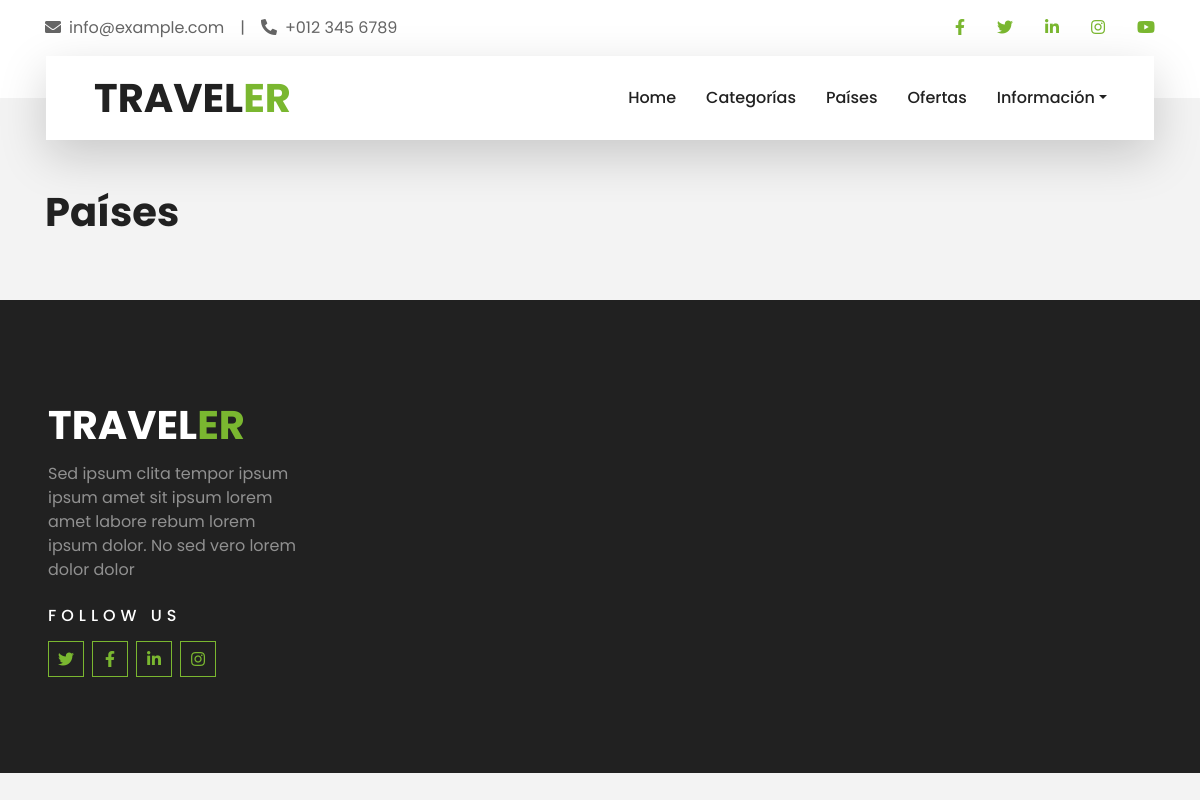
Before: /paises/ with the older database file.
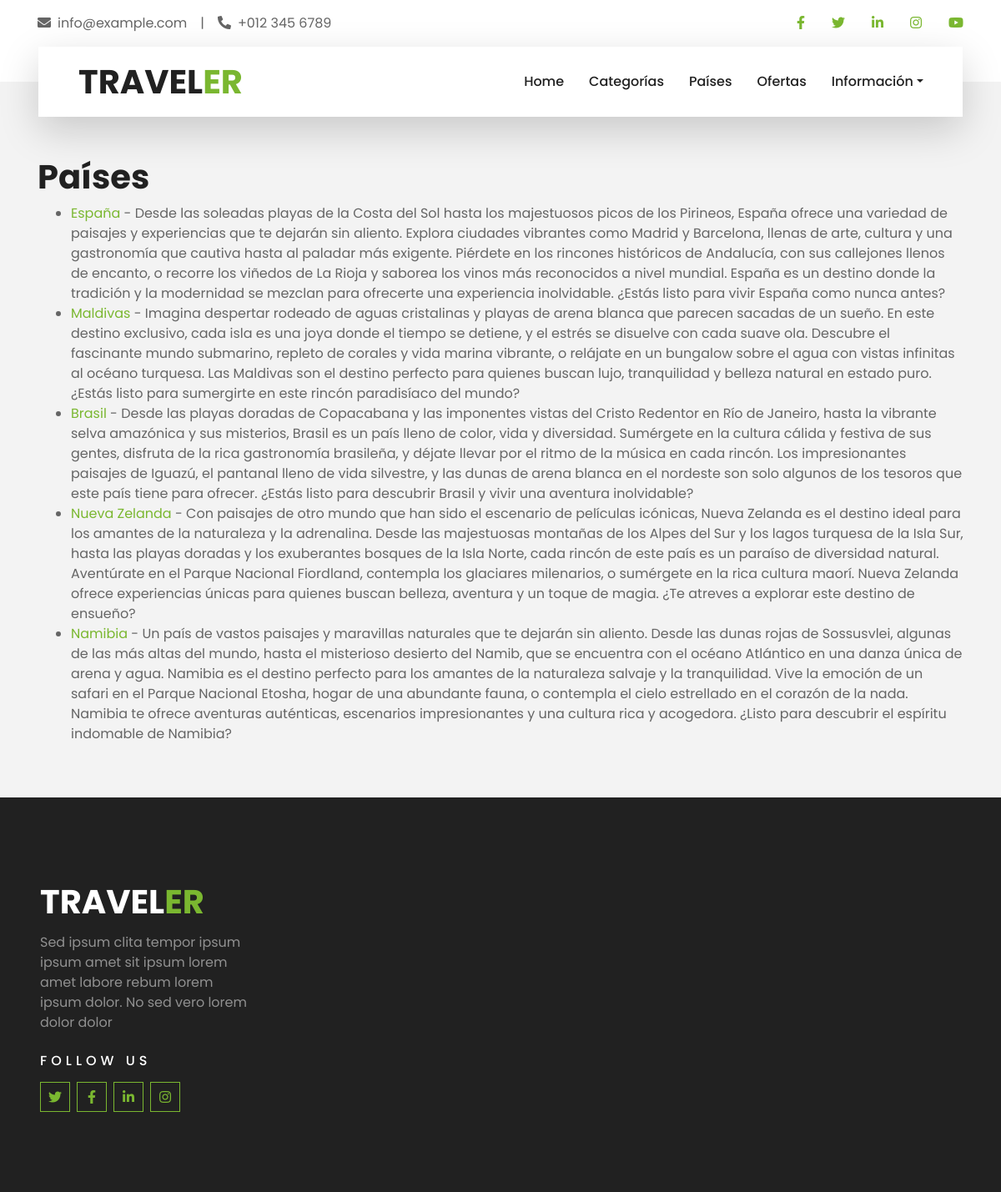
After: the same page with the newer database file.
### travelOffersApp/models.py (models this page shows, shortened)
class Pais(models.Model):
    nombre = models.CharField(primary_key=True, max_length=100)
    descripcion = models.TextField()
    continente = models.CharField(max_length=100)
    image = models.ImageField(upload_to='img/', blank=True, null=True, )

### travelOffersApp/views.py (the view)
# urls.py: path('paises/', views.paises, name='paises'),
def paises(request):
    paises = Pais.objects.all()
    return render(request, 'paises.html', {'paises': paises})

### travelOffersApp/templates/paises.html (shortened to what this page needs)
{% extends "base.html" %}
{% block content %}
    <h1>Países</h1>
    <ul>
        {% for pais in paises %}
            <li>
                <a href="{% url 'pais' pais.nombre %}">{{ pais.nombre }}</a>
                - {{ pais.descripcion }}
            </li>
        {% endfor %}
    </ul>
{% endblock %}

Changed rows visible on the page:
added Pais: nombre "España", descripcion "Desde las soleadas playas de la Costa del Sol hasta los majestuosos picos de los Pirineos, España ofrece una variedad de paisajes y experiencias que te dejarán sin aliento. Explora ciudades vibrantes como Madrid y Barcelona, llenas de arte, cultura y una gastronomía que cautiva hasta al paladar más exigente. Piérdete en los rincones históricos de Andalucía, con sus callejones llenos de encanto, o recorre los viñedos de La Rioja y saborea los vinos más reconocidos a nivel mundial. España es un destino donde la tradición y la modernidad se mezclan para ofrecerte una experiencia inolvidable. ¿Estás listo para vivir España como nunca antes?"
added Pais: nombre "Maldivas", descripcion "Imagina despertar rodeado de aguas cristalinas y playas de arena blanca que parecen sacadas de un sueño. En este destino exclusivo, cada isla es una joya donde el tiempo se detiene, y el estrés se disuelve con cada suave ola. Descubre el fascinante mundo submarino, repleto de corales y vida marina vibrante, o relájate en un bungalow sobre el agua con vistas infinitas al océano turquesa. Las Maldivas son el destino perfecto para quienes buscan lujo, tranquilidad y belleza natural en estado puro. ¿Estás listo para sumergirte en este rincón paradisíaco del mundo?"
added Pais: nombre "Brasil", descripcion "Desde las playas doradas de Copacabana y las imponentes vistas del Cristo Redentor en Río de Janeiro, hasta la vibrante selva amazónica y sus misterios, Brasil es un país lleno de color, vida y diversidad. Sumérgete en la cultura cálida y festiva de sus gentes, disfruta de la rica gastronomía brasileña, y déjate llevar por el ritmo de la música en cada rincón. Los impresionantes paisajes de Iguazú, el pantanal lleno de vida silvestre, y las dunas de arena blanca en el nordeste son solo algunos de los tesoros que este país tiene para ofrecer. ¿Estás listo para descubrir Brasil y vivir una aventura inolvidable?"
added Pais: nombre "Nueva Zelanda", descripcion "Con paisajes de otro mundo que han sido el escenario de películas icónicas, Nueva Zelanda es el destino ideal para los amantes de la naturaleza y la adrenalina. Desde las majestuosas montañas de los Alpes del Sur y los lagos turquesa de la Isla Sur, hasta las playas doradas y los exuberantes bosques de la Isla Norte, cada rincón de este país es un paraíso de diversidad natural. Aventúrate en el Parque Nacional Fiordland, contempla los glaciares milenarios, o sumérgete en la rica cultura maorí. Nueva Zelanda ofrece experiencias únicas para quienes buscan belleza, aventura y un toque de magia. ¿Te atreves a explorar este destino de ensueño?"
added Pais: nombre "Namibia", descripcion "Un país de vastos paisajes y maravillas naturales que te dejarán sin aliento. Desde las dunas rojas de Sossusvlei, algunas de las más altas del mundo, hasta el misterioso desierto del Namib, que se encuentra con el océano Atlántico en una danza única de arena y agua. Namibia es el destino perfecto para los amantes de la naturaleza salvaje y la tranquilidad. Vive la emoción de un safari en el Parque Nacional Etosha, hogar de una abundante fauna, o contempla el cielo estrellado en el corazón de la nada. Namibia te ofrece aventuras auténticas, escenarios impresionantes y una cultura rica y acogedora. ¿Listo para descubrir el espíritu indomable de Namibia?"
